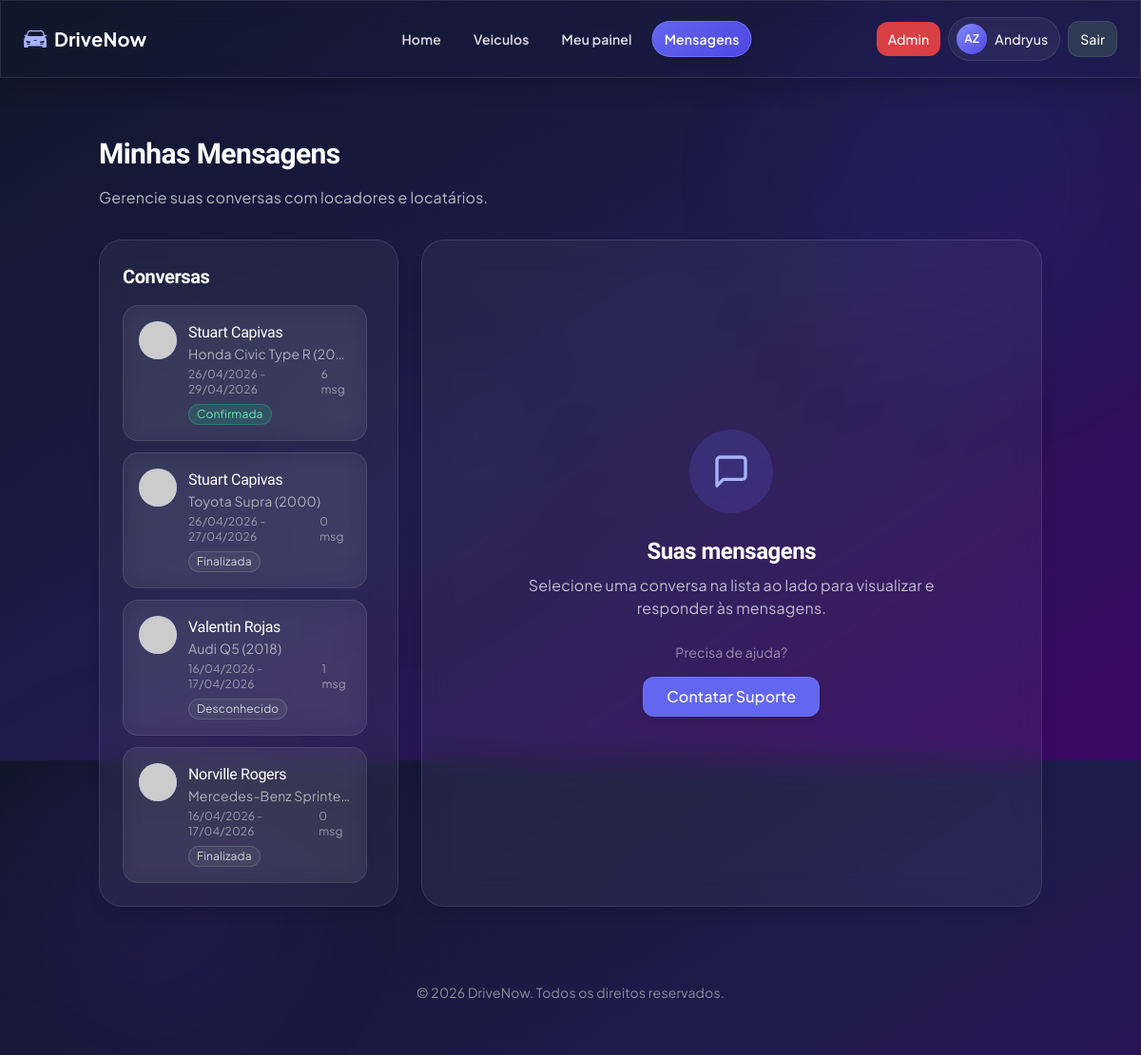
The app's page /mensagens/mensagens.php (signed in) with its own data.
### tables this page shows
CREATE TABLE `reserva` (
  `id` int(11) NOT NULL,
  `veiculo_id` int(11) DEFAULT NULL,
  `conta_usuario_id` int(11) DEFAULT NULL,
  `reserva_data` date DEFAULT NULL,
  `devolucao_data` date DEFAULT NULL,
  `diaria_valor` decimal(10,2) DEFAULT NULL,
  `taxas_de_uso` decimal(10,2) DEFAULT NULL,
  `taxas_de_limpeza` decimal(10,2) DEFAULT NULL,
  `valor_total` decimal(10,2) DEFAULT NULL,
  `status` varchar(20) DEFAULT 'pendente',
  `observacoes` text DEFAULT NULL
);

CREATE TABLE `veiculo` (
  `id` int(11) NOT NULL,
  `local_id` int(11) DEFAULT NULL,
  `categoria_veiculo_id` int(11) DEFAULT NULL,
  `dono_id` int(11) DEFAULT NULL,
  `veiculo_marca` varchar(50) DEFAULT NULL,
  `veiculo_modelo` varchar(100) DEFAULT NULL,
  `veiculo_ano` int(11) DEFAULT NULL,
  `veiculo_km` int(11) DEFAULT NULL,
  `veiculo_placa` varchar(50) DEFAULT NULL,
  `veiculo_cambio` varchar(50) DEFAULT NULL,
  `veiculo_combustivel` varchar(50) DEFAULT NULL,
  `veiculo_portas` int(11) DEFAULT NULL,
  `veiculo_acentos` int(11) DEFAULT NULL,
  `veiculo_tracao` varchar(50) DEFAULT NULL,
  `disponivel` tinyint(1) DEFAULT 1 COMMENT '0=Indisponível, 1=Disponível',
  `preco_diaria` decimal(10,2) NOT NULL DEFAULT 150.00,
  `descricao` text DEFAULT NULL,
  `media_avaliacao` decimal(3,1) DEFAULT NULL,
  `total_avaliacoes` int(11) DEFAULT 0
);

### includes/auth.php (called while the page is built, shortened)
<?php
function isAdmin() {
    $usuario = getUsuario();
    return isset($usuario['is_admin']) && $usuario['is_admin'] == 1;
}
function getUsuario() {
    return $_SESSION['usuario'] ?? null;
}
?>

### mensagens/mensagens.php (the view, shortened to what this page needs)
<?php
require_once '../includes/auth.php';
$usuario = getUsuario();
global $pdo;
$stmt = $pdo->prepare("
    SELECT r.*, v.veiculo_marca, v.veiculo_modelo, v.veiculo_ano, v.veiculo_placa,
           loc.nome_local, c.cidade_nome, e.sigla,
           proprio.primeiro_nome AS dono_nome, proprio.segundo_nome AS dono_sobrenome,
           locat.primeiro_nome AS locatario_nome, locat.segundo_nome AS locatario_sobrenome,
           (SELECT COUNT(m.id) FROM mensagem m WHERE m.reserva_id = r.id) AS total_mensagens,
           (SELECT COUNT(m.id) FROM mensagem m WHERE m.reserva_id = r.id AND m.remetente_id != ? AND m.lida = 0) AS nao_lidas
    FROM reserva r
    INNER JOIN veiculo v ON r.veiculo_id = v.id
    INNER JOIN dono d ON v.dono_id = d.id
    INNER JOIN conta_usuario proprio ON d.conta_usuario_id = proprio.id
    INNER JOIN conta_usuario locat ON r.conta_usuario_id = locat.id
    LEFT JOIN local loc ON v.local_id = loc.id
    LEFT JOIN cidade c ON loc.cidade_id = c.id
    LEFT JOIN estado e ON c.estado_id = e.id
    WHERE r.conta_usuario_id = ? OR proprio.id = ?
    ORDER BY nao_lidas DESC, r.reserva_data DESC
");
$stmt->execute([$usuario['id'], $usuario['id'], $usuario['id']]);
$reservas = $stmt->fetchAll();
?>
<!DOCTYPE html>
<html lang="pt-br">
<head>
    <script src="https://cdn.tailwindcss.com"></script>
    <link rel="stylesheet" href="../assets/ui-modern.css">
</head>
<body class="drivenow-modern min-h-screen bg-gradient-to-br from-slate-900 via-indigo-950 to-purple-950 text-white p-4 md:p-8 overflow-x-hidden">
    <div class="fixed top-0 right-0 w-96 h-96 rounded-full bg-indigo-700 opacity-10 blur-3xl -z-10 animate-pulse animate-pulse-15s"></div>
    <div class="fixed bottom-0 left-0 w-80 h-80 rounded-full bg-purple-700 opacity-10 blur-3xl -z-10 animate-pulse animate-pulse-20s"></div>
    <div class="fixed top-1/3 left-1/4 w-64 h-64 rounded-full bg-slate-700 opacity-5 blur-3xl -z-10 animate-pulse animate-pulse-25s"></div>
    <?php include_once '../includes/navbar.php'; ?>
    <main class="container mx-auto px-4 pt-28 pb-8">
        <div class="mb-8">
            <h1 class="text-3xl font-bold mb-4">Minhas Mensagens</h1>
            <p class="text-white/70">Gerencie suas conversas com locadores e locatários.</p>
        </div>
        <div class="grid grid-cols-1 lg:grid-cols-3 gap-6">
            <div class="section-shell col-span-1 backdrop-blur-lg bg-white/5 border subtle-border rounded-3xl p-6 shadow-lg">
                <h2 class="text-xl font-bold mb-4">Conversas</h2>
                <?php if (empty($reservas)): ?>
                    <div class="py-8 text-center">
                        <div class="mx-auto mb-4 w-12 h-12 rounded-full bg-indigo-500/20 flex items-center justify-center text-indigo-300">
                            <svg xmlns="http://www.w3.org/2000/svg" width="24" height="24" viewBox="0 0 24 24" fill="none" stroke="currentColor" stroke-width="2" stroke-linecap="round" stroke-linejoin="round">
                                <path d="M21 15a2 2 0 0 1-2 2H7l-4 4V5a2 2 0 0 1 2-2h14a2 2 0 0 1 2 2z"></path>
                            </svg>
                        </div>
                        <h3 class="text-lg font-medium mb-2">Nenhuma conversa</h3>
                        <p class="text-white/60 text-sm">Suas conversas sobre reservas aparecerão aqui.</p>
                    </div>
                <?php else: ?>
                    <div class="space-y-3 max-h-[70vh] overflow-y-auto pr-2">
                        <?php foreach ($reservas as $reserva): ?>
                            <?php
                                $ehProprietario = $reserva['dono_nome'] . ' ' . $reserva['dono_sobrenome'] === $usuario['primeiro_nome'] . ' ' . $usuario['segundo_nome'];
                                $outraPessoa = $ehProprietario
                                    ? $reserva['locatario_nome'] . ' ' . $reserva['locatario_sobrenome']
                                    : $reserva['dono_nome'] . ' ' . $reserva['dono_sobrenome'];
                                $sobreReserva = $reserva['veiculo_marca'] . ' ' . $reserva['veiculo_modelo'] . ' (' . $reserva['veiculo_ano'] . ')';
                                $dataInicio = date('d/m/Y', strtotime($reserva['reserva_data']));
                                $dataFim = date('d/m/Y', strtotime($reserva['devolucao_data']));
                            ?>
                            <a href="mensagens_conversa.php?reserva=<?= $reserva['id'] ?>" class="soft-surface block backdrop-blur-md bg-white/5 hover:bg-white/10 border subtle-border rounded-2xl p-4 transition-all">
                                <div class="flex items-start gap-3">
                                    <div class="flex-shrink-0 w-10 h-10 rounded-full bg-indigo-500 flex items-center justify-center overflow-hidden">
                                        <img src="https://api.dicebear.com/7.x/initials/svg?seed=<?= urlencode($outraPessoa) ?>&backgroundColor=818cf8&textColor=ffffff&fontSize=40" alt="<?= htmlspecialchars($outraPessoa) ?>" class="w-full h-full object-cover">
                                    </div>
                                    <div class="flex-1 min-w-0">
                                        <div class="flex justify-between items-start">
                                            <h3 class="font-medium text-white truncate"><?= htmlspecialchars($outraPessoa) ?></h3>
                                        </div>
                                        <p class="text-white/60 text-sm truncate"><?= htmlspecialchars($sobreReserva) ?></p>
                                        <div class="flex justify-between items-center mt-1">
                                            <span class="text-white/50 text-xs"><?= $dataInicio ?> - <?= $dataFim ?></span>
                                            <span class="text-white/50 text-xs"><?= $reserva['total_mensagens'] ?> msg</span>
                                        </div>
                                        <div class="mt-1">
                                            <?php
                                                $statusClasses = [
                                                    'pendente' => 'bg-yellow-500/20 text-yellow-300 border-yellow-400/30',
                                                    'confirmada' => 'bg-emerald-500/20 text-emerald-300 border-emerald-400/30',
                                                    'em_andamento' => 'bg-blue-500/20 text-blue-300 border-blue-400/30',
                                                    'finalizada' => 'bg-gray-500/20 text-gray-300 border-gray-400/30',
                                                    'cancelada' => 'bg-gray-500/20 text-gray-300 border-gray-400/30',
                                                    'rejeitada' => 'bg-red-500/20 text-red-300 border-red-400/30'
                                                ];
                                                $statusLabels = [
                                                    'pendente' => 'Pendente',
                                                    'confirmada' => 'Confirmada',
                                                    'em_andamento' => 'Em Andamento',
                                                    'finalizada' => 'Finalizada',
                                                    'cancelada' => 'Cancelada',
                                                    'rejeitada' => 'Rejeitada'
                                                ];
                                                $statusClass = $statusClasses[$reserva['status']] ?? 'bg-gray-500/20 text-gray-300 border-gray-400/30';
                                                $statusLabel = $statusLabels[$reserva['status']] ?? 'Desconhecido';
                                            ?>
                                            <span class="px-2 py-0.5 text-xs rounded-full <?= $statusClass ?> border inline-block">
                                                <?= $statusLabel ?>
                                            </span>
                                        </div>
                                    </div>
                                </div>
                            </a>
                        <?php endforeach; ?>
                    </div>
                <?php endif; ?>
            </div>
            <div class="section-shell col-span-1 lg:col-span-2 backdrop-blur-lg bg-white/5 border subtle-border rounded-3xl p-6 shadow-lg flex flex-col">
                <div class="flex-1 flex flex-col items-center justify-center py-12">
                    <div class="p-6 rounded-full bg-indigo-500/20 text-indigo-300 mb-6">
                        <svg xmlns="http://www.w3.org/2000/svg" width="24" height="24" viewBox="0 0 24 24" fill="none" stroke="currentColor" stroke-width="2" stroke-linecap="round" stroke-linejoin="round" class="h-10 w-10">
                            <path d="M21 15a2 2 0 0 1-2 2H7l-4 4V5a2 2 0 0 1 2-2h14a2 2 0 0 1 2 2z"></path>
                        </svg>
                    </div>
                    <h2 class="text-2xl font-bold mb-2">Suas mensagens</h2>
                    <p class="text-white/70 text-center max-w-md mb-6">Selecione uma conversa na lista ao lado para visualizar e responder às mensagens.</p>
                    <div class="text-center space-y-4">
                        <p class="text-white/50 text-sm">Precisa de ajuda?</p>
                        <a href="#" class="btn-dn-primary inline-block bg-indigo-500 hover:bg-indigo-600 text-white font-medium rounded-xl transition-colors border border-indigo-400/30 px-6 py-2 shadow-md hover:shadow-lg">
                            Contatar Suporte
                        </a>
                    </div>
                </div>
            </div>
        </div>
    </main>
    <footer class="mt-12 mb-6 px-4 text-center text-white/50 text-sm">
        <p>&copy; <?= date('Y') ?> DriveNow. Todos os direitos reservados.</p>
    </footer>
</body>
</html>

### assets/ui-modern.css (style rules this page uses)
:root { --dn-font-title: 'Sora', 'Trebuchet MS', 'Segoe UI', Tahoma, Geneva, Verdana, sans-serif; --dn-font-body: 'Plus Jakarta Sans', 'Segoe UI', Tahoma, Geneva, Verdana, sans-serif; --dn-surface: rgba(255, 255, 255, 0.06); --dn-surface-hover: rgba(255, 255, 255, 0.1); --dn-border: rgba(255, 255, 255, 0.14); --dn-shadow: 0 18px 35px rgba(2, 6, 23, 0.35); --dn-shadow-soft: 0 10px 22px rgba(2, 6, 23, 0.2); --dn-primary: #6366f1; --dn-primary-hover: #4f46e5; --dn-primary-accent: #818cf8; }
.drivenow-modern { font-family: var(--dn-font-body); letter-spacing: 0.01em; }
.drivenow-modern h1, .drivenow-modern h2, .drivenow-modern h3, .drivenow-modern h4, .drivenow-modern .title-font { font-family: var(--dn-font-title); letter-spacing: -0.02em; }
.section-shell { border: 1px solid var(--dn-border); box-shadow: var(--dn-shadow-soft); }
.soft-surface { transition: transform 0.25s ease, background-color 0.25s ease, border-color 0.25s ease; }
.btn-dn-primary { border: 1px solid rgba(129, 140, 248, 0.45); box-shadow: 0 12px 25px rgba(79, 70, 229, 0.28); transition: transform 0.2s ease, box-shadow 0.2s ease, background-color 0.2s ease; }

### mensagens/mensagens.php (style rules this page uses)
.animate-pulse-15s { animation-duration: 15s; }
.animate-pulse-20s { animation-duration: 20s; }
.animate-pulse-25s { animation-duration: 25s; }
.subtle-border { border-color: rgba(255, 255, 255, 0.1); }

### records on screen
reserva: outraPessoa "Stuart Capivas", veiculo.veiculo_ano "Honda Civic Type R (20…", reserva_data "26/04/2026", devolucao_data "29/04/2026", total_mensagens "6", status "Confirmada"
reserva: outraPessoa "Stuart Capivas", veiculo.veiculo_ano "Toyota Supra (2000)", reserva_data "26/04/2026", devolucao_data "27/04/2026", total_mensagens "0", status "Finalizada"
reserva: outraPessoa "Valentin Rojas", veiculo.veiculo_ano "Audi Q5 (2018)", reserva_data "16/04/2026", devolucao_data "17/04/2026", total_mensagens "1", status "Desconhecido"
reserva: outraPessoa "Norville Rogers", veiculo.veiculo_ano "Mercedes-Benz Sprinte…", reserva_data "16/04/2026", devolucao_data "17/04/2026", total_mensagens "0", status "Finalizada"

### other values on screen
$navIniciais "AZ"
$navNomeExibicao "Andryus"
